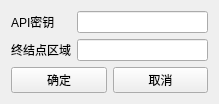
<?xml version="1.0" encoding="UTF-8"?>
<ui version="4.0">
 <class>Form</class>
 <widget class="QWidget" name="Form">
  <property name="windowModality">
   <enum>Qt::ApplicationModal</enum>
  </property>
  <property name="enabled">
   <bool>true</bool>
  </property>
  <property name="geometry">
   <rect>
    <x>0</x>
    <y>0</y>
    <width>219</width>
    <height>98</height>
   </rect>
  </property>
  <property name="windowTitle">
   <string>Form</string>
  </property>
  <layout class="QGridLayout" name="gridLayout">
   <item row="0" column="0">
    <layout class="QVBoxLayout" name="verticalLayout">
     <item>
      <widget class="QLabel" name="KeyLabel">
       <property name="text">
        <string>API密钥</string>
       </property>
      </widget>
     </item>
     <item>
      <widget class="QLabel" name="RegionLabel">
       <property name="text">
        <string>终结点区域</string>
       </property>
      </widget>
     </item>
    </layout>
   </item>
   <item row="0" column="1">
    <layout class="QVBoxLayout" name="verticalLayout_2">
     <item>
      <widget class="QLineEdit" name="KeyInput"/>
     </item>
     <item>
      <widget class="QLineEdit" name="RegionInput"/>
     </item>
    </layout>
   </item>
   <item row="1" column="0" colspan="2">
    <layout class="QHBoxLayout" name="horizontalLayout">
     <item>
      <widget class="QPushButton" name="Save">
       <property name="text">
        <string>确定</string>
       </property>
      </widget>
     </item>
     <item>
      <widget class="QPushButton" name="Cancel">
       <property name="text">
        <string>取消</string>
       </property>
      </widget>
     </item>
    </layout>
   </item>
  </layout>
 </widget>
 <resources/>
 <connections/>
</ui>
